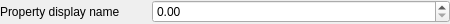
<?xml version="1.0" encoding="UTF-8"?>
<ui version="4.0">
 <class>InspectorFloat</class>
 <widget class="QWidget" name="InspectorFloat">
  <property name="geometry">
   <rect>
    <x>0</x>
    <y>0</y>
    <width>450</width>
    <height>24</height>
   </rect>
  </property>
  <property name="sizePolicy">
   <sizepolicy hsizetype="Preferred" vsizetype="Preferred">
    <horstretch>0</horstretch>
    <verstretch>0</verstretch>
   </sizepolicy>
  </property>
  <property name="windowTitle">
   <string>Form</string>
  </property>
  <layout class="QHBoxLayout" name="horizontalLayout">
   <property name="spacing">
    <number>3</number>
   </property>
   <property name="leftMargin">
    <number>0</number>
   </property>
   <property name="topMargin">
    <number>0</number>
   </property>
   <property name="rightMargin">
    <number>0</number>
   </property>
   <property name="bottomMargin">
    <number>0</number>
   </property>
   <item>
    <widget class="QLabel" name="propertyDisplayName">
     <property name="sizePolicy">
      <sizepolicy hsizetype="Preferred" vsizetype="Preferred">
       <horstretch>1</horstretch>
       <verstretch>0</verstretch>
      </sizepolicy>
     </property>
     <property name="text">
      <string>Property display name</string>
     </property>
    </widget>
   </item>
   <item>
    <widget class="QWidget" name="widget" native="true">
     <property name="sizePolicy">
      <sizepolicy hsizetype="Preferred" vsizetype="Preferred">
       <horstretch>2</horstretch>
       <verstretch>0</verstretch>
      </sizepolicy>
     </property>
     <layout class="QHBoxLayout" name="horizontalLayout_2">
      <property name="spacing">
       <number>0</number>
      </property>
      <property name="leftMargin">
       <number>0</number>
      </property>
      <property name="topMargin">
       <number>0</number>
      </property>
      <property name="rightMargin">
       <number>0</number>
      </property>
      <property name="bottomMargin">
       <number>0</number>
      </property>
      <item>
       <widget class="QDoubleSpinBox" name="propertyInput"/>
      </item>
     </layout>
    </widget>
   </item>
  </layout>
 </widget>
 <resources/>
 <connections/>
</ui>
